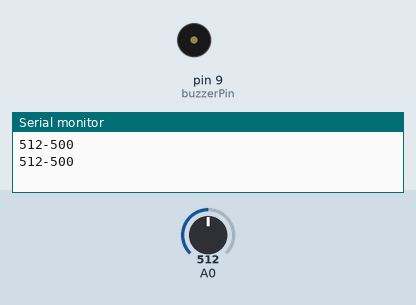
A sketch run on a simulated Arduino Uno, built with avr-gcc and run on an emulated ATmega328P. Parts: buzzer (waves = sounding, pin HIGH), the last lines printed to the serial monitor. The inputs (shaded band) are chosen by the test bench; at power-on: A0 = 512.

Above: at 1.8 s.
1.9 s: A0 set to 484
At 2.5 s:
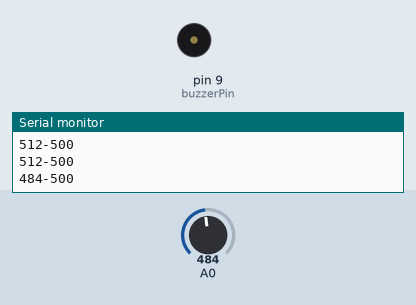
3.4 s: A0 set to 510
At 4.12 s:
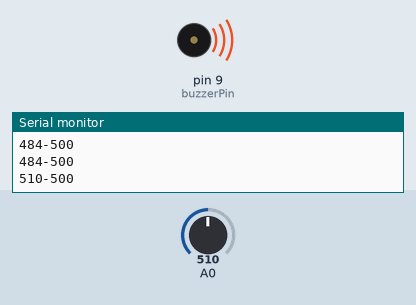
7.5 s: A0 set to 490
At 8.0 s:
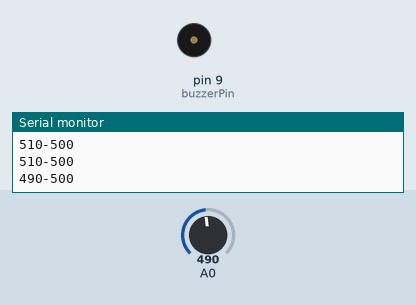
9.0 s: A0 set to 511
At 10.3 s:
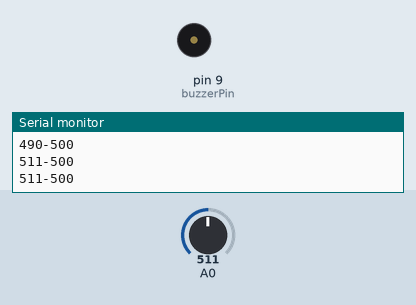
Timing chart, 0 to 14.1 s (numbered marks = the images above; inputs shaded):
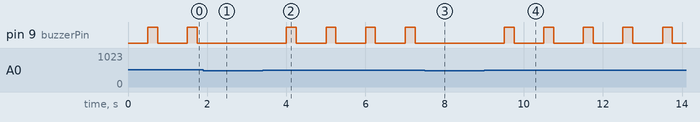

Measured:
- the behaviour switches between 501 and 500 on A0 (found by bisection; images 0 and 1)
- after the input at 1.9 s, pin 9 (buzzerPin): stays LOW (without the input it goes to HIGH after 0.60 s)
- after the input at 3.4 s, pin 9 (buzzerPin): alternates HIGH for 0.25 s and LOW for 0.75 s, starting after 0.60 s
- after the input at 7.5 s, pin 9 (buzzerPin): stays LOW (without the input it goes to HIGH after 0.50 s)
- after the input at 9.0 s, pin 9 (buzzerPin): alternates HIGH for 0.25 s and LOW for 0.75 s, starting after 0.51 s
- by itself, pin 9 (buzzerPin): alternates HIGH for 0.25 s and LOW for 0.75 s

The sketch:

gaz-sensoru.ino
```cpp
int esikdeger = 500;
int buzzerPin = 9;
int deger;


void setup() {
  pinMode(buzzerPin,OUTPUT);
  Serial.begin(9600);
}

void loop() {
 deger = analogRead(A0);
 Serial.print(deger);
 Serial.print("-");
 Serial.println(esikdeger);
 delay(500);

 if(deger > esikdeger){
   digitalWrite(buzzerPin,HIGH);
   delay(250);
   digitalWrite(buzzerPin,LOW);
   delay(250);
 }
  else{
    digitalWrite(buzzerPin,LOW);
  }
}
```
